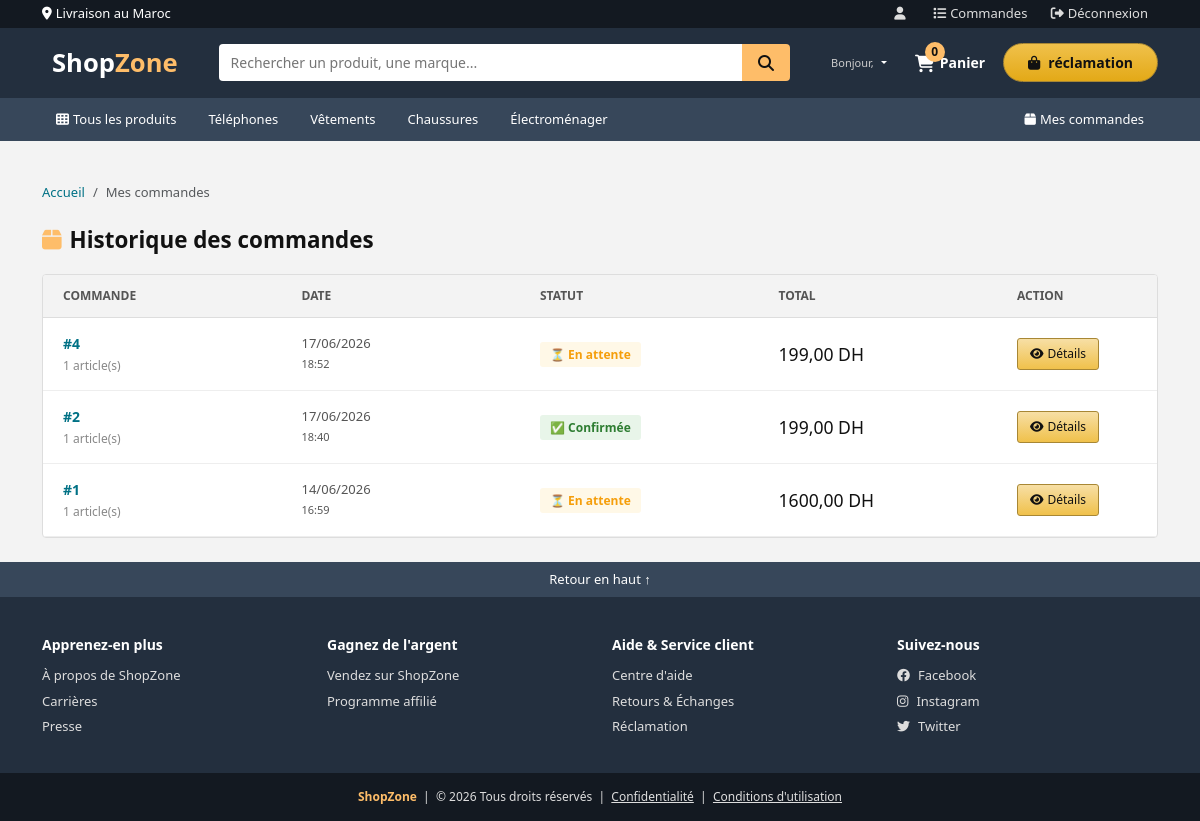
/mes-commandes/ (signed in), run on the app's committed database.
### store/models.py (models this page shows, shortened)
class Commande(models.Model):
    STATUTS = [
        ('en_attente', 'En attente'),
        ('confirmee', 'Confirmée'),
        ('en_preparation', 'En préparation'),
        ('annulee', 'Annulée'),
    ]
    utilisateur = models.ForeignKey(User, on_delete=models.CASCADE)
    adresse = models.ForeignKey(Adresse, on_delete=models.SET_NULL, null=True, blank=True)
    date_commande = models.DateTimeField(auto_now_add=True)
    statut = models.CharField(max_length=20, choices=STATUTS, default='en_attente')
    montant_total = models.DecimalField(max_digits=10, decimal_places=2, default=0)

### store/views.py (the view)
# urls.py: path('mes-commandes/', views.mes_commandes, name='mes_commandes'),
@login_required(login_url='connexion')
def mes_commandes(request):
    commandes = Commande.objects.filter(
        utilisateur=request.user
    ).order_by('-date_commande')
    return render(request, 'store/mes_commandes.html', {
        'commandes': commandes,
    })

### ecommerce/__init__.py (called while the page is built)
def patched_copy(x):
    if isinstance(x, RenderContext):
        new_context = RenderContext()
        new_context.dicts = x.dicts[:]
        return new_context
    return original_copy(x)

### store/context_processors.py (called while the page is built)
def panier_count(request):
    count = 0
    if request.user.is_authenticated:
        try:
            count = Panier.objects.filter(utilisateur=request.user).count()
        except Exception:
            count = 0
    return {'panier_count': count}

### store/templates/store/mes_commandes.html (shortened to what this page needs)
{% extends 'store/base.html' %}
{% block content %}
<div class="container py-4">
    <nav aria-label="breadcrumb">
        <ol class="breadcrumb" style="font-size:13px;">
            <li class="breadcrumb-item"><a href="{% url 'accueil' %}">Accueil</a></li>
            <li class="breadcrumb-item active">Mes commandes</li>
        </ol>
    </nav>
    <h2 style="font-size:1.4rem;font-weight:700;margin-bottom:20px;">
        <i class="fa fa-box me-2" style="color:#febd69;"></i>Historique des commandes
    </h2>
    {% if commandes %}
    <div style="background:white;border:1px solid #ddd;border-radius:4px;overflow:hidden;">
        <div style="background:#f3f3f3;border-bottom:1px solid #ddd;padding:12px 20px;display:grid;grid-template-columns:1fr 1fr 1fr 1fr 120px;font-size:12px;font-weight:700;color:#555;text-transform:uppercase;">
            <span>Commande</span>
            <span>Date</span>
            <span>Statut</span>
            <span>Total</span>
            <span>Action</span>
        </div>
        {% for commande in commandes %}
        <div style="padding:15px 20px;border-bottom:1px solid #eee;display:grid;grid-template-columns:1fr 1fr 1fr 1fr 120px;align-items:center;font-size:14px;">
            <div>
                <span style="color:#007185;font-weight:600;">#{{ commande.id }}</span><br>
                <span style="font-size:12px;color:#888;">{{ commande.lignes.count }} article(s)</span>
            </div>
            <div style="font-size:13px;color:#555;">{{ commande.date_commande|date:"d/m/Y" }}<br>
                <span style="font-size:11px;">{{ commande.date_commande|date:"H:i" }}</span>
            </div>
            <div>
                {% if commande.statut == 'en_attente' %}
                    <span style="background:#fff8e7;color:#f59e0b;padding:4px 10px;border-radius:3px;font-size:12px;font-weight:600;">⏳ En attente</span>
                {% elif commande.statut == 'confirmee' %}
                    <span style="background:#e8f5e9;color:#2e7d32;padding:4px 10px;border-radius:3px;font-size:12px;font-weight:600;">✅ Confirmée</span>
                {% elif commande.statut == 'en_preparation' %}
                    <span style="background:#e3f2fd;color:#1565c0;padding:4px 10px;border-radius:3px;font-size:12px;font-weight:600;">🔧 En préparation</span>
                {% elif commande.statut == 'annulee' %}
                    <span style="background:#ffebee;color:#c62828;padding:4px 10px;border-radius:3px;font-size:12px;font-weight:600;">❌ Annulée</span>
                {% endif %}
            </div>
            <div class="price" style="font-size:1.1rem;">{{ commande.montant_total }} DH</div>
            <div>
                <a href="{% url 'detail_commande' commande.id %}" class="btn-amazon btn" style="font-size:12px;padding:6px 12px;">
                    <i class="fa fa-eye me-1"></i>Détails
                </a>
            </div>
        </div>
        {% endfor %}
    </div>
    {% endif %}
</div>
{% endblock %}\

### store/templates/store/base.html (style rules this page uses)
* { margin: 0; padding: 0; box-sizing: border-box; }
body { font-family: 'Segoe UI', Arial, sans-serif; background: #f3f3f3; color: #111; }
.btn-amazon { background: linear-gradient(to bottom, #f7dfa5, #f0c14b); border: 1px solid #a88734; color: #111; border-radius: 3px; padding: 8px 16px; font-size: 13px; font-weight: 500; cursor: pointer; transition: all 0.2s; }
.breadcrumb { background: none; padding: 8px 0; font-size: 13px; }
.breadcrumb-item a { color: #007185; text-decoration: none; }

### data on the page
Commande: id "4", lignes.count "1", date_commande "17/06/2026", date_commande "18:52", statut "⏳ En attente", montant_total "199,00"
Commande: id "2", lignes.count "1", date_commande "17/06/2026", date_commande "18:40", statut "✅ Confirmée", montant_total "199,00"
Commande: id "1", lignes.count "1", date_commande "14/06/2026", date_commande "16:59", statut "⏳ En attente", montant_total "1600,00"

### other printed values
{{ panier_count|default:0 }} "0"
